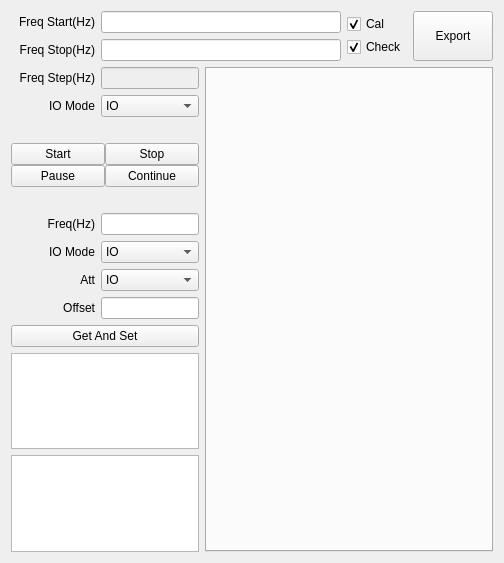
<?xml version="1.0" encoding="UTF-8"?>
<ui version="4.0">
 <class>QCalRXAttDlg</class>
 <widget class="QWidget" name="QCalRXAttDlg">
  <property name="geometry">
   <rect>
    <x>0</x>
    <y>0</y>
    <width>504</width>
    <height>563</height>
   </rect>
  </property>
  <property name="windowTitle">
   <string>Form</string>
  </property>
  <layout class="QVBoxLayout" name="verticalLayout_2" stretch="0,1">
   <item>
    <layout class="QHBoxLayout" name="horizontalLayout_2" stretch="10,0,1">
     <item>
      <layout class="QVBoxLayout" name="verticalLayoutFreqStarStop">
       <item>
        <layout class="QHBoxLayout" name="horizontalLayoutFreqStar">
         <item>
          <widget class="QLabel" name="labelFreqStar">
           <property name="sizePolicy">
            <sizepolicy hsizetype="Fixed" vsizetype="Fixed">
             <horstretch>0</horstretch>
             <verstretch>0</verstretch>
            </sizepolicy>
           </property>
           <property name="minimumSize">
            <size>
             <width>84</width>
             <height>16</height>
            </size>
           </property>
           <property name="text">
            <string>Freq Start(Hz)</string>
           </property>
           <property name="alignment">
            <set>Qt::AlignRight|Qt::AlignTrailing|Qt::AlignVCenter</set>
           </property>
           <property name="buddy">
            <cstring>lineEditFreqStar</cstring>
           </property>
          </widget>
         </item>
         <item>
          <widget class="QLineEdit" name="lineEditFreqStar"/>
         </item>
        </layout>
       </item>
       <item>
        <layout class="QHBoxLayout" name="horizontalLayoutFreqStop">
         <item>
          <widget class="QLabel" name="labelFreqStop">
           <property name="sizePolicy">
            <sizepolicy hsizetype="Fixed" vsizetype="Fixed">
             <horstretch>0</horstretch>
             <verstretch>0</verstretch>
            </sizepolicy>
           </property>
           <property name="minimumSize">
            <size>
             <width>84</width>
             <height>16</height>
            </size>
           </property>
           <property name="text">
            <string>Freq Stop(Hz)</string>
           </property>
           <property name="alignment">
            <set>Qt::AlignRight|Qt::AlignTrailing|Qt::AlignVCenter</set>
           </property>
           <property name="buddy">
            <cstring>lineEditFreqStop</cstring>
           </property>
          </widget>
         </item>
         <item>
          <widget class="QLineEdit" name="lineEditFreqStop"/>
         </item>
        </layout>
       </item>
      </layout>
     </item>
     <item>
      <layout class="QVBoxLayout" name="verticalLayoutStarPaus_2">
       <property name="spacing">
        <number>0</number>
       </property>
       <item>
        <widget class="QCheckBox" name="checkBoxCal">
         <property name="sizePolicy">
          <sizepolicy hsizetype="Fixed" vsizetype="Fixed">
           <horstretch>0</horstretch>
           <verstretch>0</verstretch>
          </sizepolicy>
         </property>
         <property name="text">
          <string>Cal</string>
         </property>
         <property name="checked">
          <bool>true</bool>
         </property>
        </widget>
       </item>
       <item>
        <widget class="QCheckBox" name="checkBoxCheck">
         <property name="sizePolicy">
          <sizepolicy hsizetype="Fixed" vsizetype="Fixed">
           <horstretch>0</horstretch>
           <verstretch>0</verstretch>
          </sizepolicy>
         </property>
         <property name="text">
          <string>Check</string>
         </property>
         <property name="checked">
          <bool>true</bool>
         </property>
        </widget>
       </item>
      </layout>
     </item>
     <item>
      <widget class="QPushButton" name="pushButtonExport">
       <property name="sizePolicy">
        <sizepolicy hsizetype="Expanding" vsizetype="Expanding">
         <horstretch>0</horstretch>
         <verstretch>0</verstretch>
        </sizepolicy>
       </property>
       <property name="text">
        <string>Export</string>
       </property>
      </widget>
     </item>
    </layout>
   </item>
   <item>
    <layout class="QHBoxLayout" name="horizontalLayout" stretch="1,10">
     <item>
      <layout class="QVBoxLayout" name="verticalLayout">
       <item>
        <layout class="QHBoxLayout" name="horizontalLayoutFreqStep">
         <item>
          <widget class="QLabel" name="labelFreqStep">
           <property name="sizePolicy">
            <sizepolicy hsizetype="Fixed" vsizetype="Fixed">
             <horstretch>0</horstretch>
             <verstretch>0</verstretch>
            </sizepolicy>
           </property>
           <property name="minimumSize">
            <size>
             <width>84</width>
             <height>16</height>
            </size>
           </property>
           <property name="text">
            <string>Freq Step(Hz)</string>
           </property>
           <property name="alignment">
            <set>Qt::AlignRight|Qt::AlignTrailing|Qt::AlignVCenter</set>
           </property>
           <property name="buddy">
            <cstring>lineEditFreqStep</cstring>
           </property>
          </widget>
         </item>
         <item>
          <widget class="QLineEdit" name="lineEditFreqStep">
           <property name="enabled">
            <bool>false</bool>
           </property>
           <property name="sizePolicy">
            <sizepolicy hsizetype="Expanding" vsizetype="Fixed">
             <horstretch>0</horstretch>
             <verstretch>0</verstretch>
            </sizepolicy>
           </property>
           <property name="readOnly">
            <bool>true</bool>
           </property>
          </widget>
         </item>
        </layout>
       </item>
       <item>
        <layout class="QHBoxLayout" name="horizontalLayoutRefMethod_2" stretch="0,0">
         <item>
          <widget class="QLabel" name="labelCalIOMode">
           <property name="sizePolicy">
            <sizepolicy hsizetype="Fixed" vsizetype="Fixed">
             <horstretch>0</horstretch>
             <verstretch>0</verstretch>
            </sizepolicy>
           </property>
           <property name="minimumSize">
            <size>
             <width>84</width>
             <height>16</height>
            </size>
           </property>
           <property name="text">
            <string>IO Mode</string>
           </property>
           <property name="alignment">
            <set>Qt::AlignRight|Qt::AlignTrailing|Qt::AlignVCenter</set>
           </property>
           <property name="buddy">
            <cstring>lineEditFreqStep</cstring>
           </property>
          </widget>
         </item>
         <item>
          <widget class="QComboBox" name="comboBoxCalIOMode">
           <item>
            <property name="text">
             <string>IO</string>
            </property>
           </item>
           <item>
            <property name="text">
             <string>OUTPUT</string>
            </property>
           </item>
           <item>
            <property name="text">
             <string>IO+OUTPUT</string>
            </property>
           </item>
          </widget>
         </item>
        </layout>
       </item>
       <item>
        <spacer name="verticalSpacer1">
         <property name="orientation">
          <enum>Qt::Vertical</enum>
         </property>
         <property name="sizeType">
          <enum>QSizePolicy::Fixed</enum>
         </property>
         <property name="sizeHint" stdset="0">
          <size>
           <width>20</width>
           <height>20</height>
          </size>
         </property>
        </spacer>
       </item>
       <item>
        <layout class="QHBoxLayout" name="horizontalLayoutThreadCtrl">
         <property name="spacing">
          <number>0</number>
         </property>
         <item>
          <layout class="QVBoxLayout" name="verticalLayoutStarPaus">
           <property name="spacing">
            <number>0</number>
           </property>
           <item>
            <widget class="QPushButton" name="pushButtonStar">
             <property name="sizePolicy">
              <sizepolicy hsizetype="Expanding" vsizetype="Fixed">
               <horstretch>0</horstretch>
               <verstretch>0</verstretch>
              </sizepolicy>
             </property>
             <property name="text">
              <string>Start</string>
             </property>
            </widget>
           </item>
           <item>
            <widget class="QPushButton" name="pushButtonPaus">
             <property name="sizePolicy">
              <sizepolicy hsizetype="Expanding" vsizetype="Fixed">
               <horstretch>0</horstretch>
               <verstretch>0</verstretch>
              </sizepolicy>
             </property>
             <property name="text">
              <string>Pause</string>
             </property>
            </widget>
           </item>
          </layout>
         </item>
         <item>
          <layout class="QVBoxLayout" name="verticalLayoutStopCont">
           <property name="spacing">
            <number>0</number>
           </property>
           <item>
            <widget class="QPushButton" name="pushButtonStop">
             <property name="sizePolicy">
              <sizepolicy hsizetype="Expanding" vsizetype="Fixed">
               <horstretch>0</horstretch>
               <verstretch>0</verstretch>
              </sizepolicy>
             </property>
             <property name="text">
              <string>Stop</string>
             </property>
            </widget>
           </item>
           <item>
            <widget class="QPushButton" name="pushButtonCont">
             <property name="sizePolicy">
              <sizepolicy hsizetype="Expanding" vsizetype="Fixed">
               <horstretch>0</horstretch>
               <verstretch>0</verstretch>
              </sizepolicy>
             </property>
             <property name="text">
              <string>Continue</string>
             </property>
            </widget>
           </item>
          </layout>
         </item>
        </layout>
       </item>
       <item>
        <spacer name="verticalSpacer2">
         <property name="orientation">
          <enum>Qt::Vertical</enum>
         </property>
         <property name="sizeType">
          <enum>QSizePolicy::Fixed</enum>
         </property>
         <property name="sizeHint" stdset="0">
          <size>
           <width>20</width>
           <height>20</height>
          </size>
         </property>
        </spacer>
       </item>
       <item>
        <layout class="QHBoxLayout" name="horizontalLayoutFreq">
         <item>
          <widget class="QLabel" name="labelFreq">
           <property name="sizePolicy">
            <sizepolicy hsizetype="Fixed" vsizetype="Fixed">
             <horstretch>0</horstretch>
             <verstretch>0</verstretch>
            </sizepolicy>
           </property>
           <property name="minimumSize">
            <size>
             <width>84</width>
             <height>16</height>
            </size>
           </property>
           <property name="text">
            <string>Freq(Hz)</string>
           </property>
           <property name="alignment">
            <set>Qt::AlignRight|Qt::AlignTrailing|Qt::AlignVCenter</set>
           </property>
           <property name="buddy">
            <cstring>lineEditFreq</cstring>
           </property>
          </widget>
         </item>
         <item>
          <widget class="QLineEdit" name="lineEditFreq">
           <property name="sizePolicy">
            <sizepolicy hsizetype="Expanding" vsizetype="Fixed">
             <horstretch>0</horstretch>
             <verstretch>0</verstretch>
            </sizepolicy>
           </property>
          </widget>
         </item>
        </layout>
       </item>
       <item>
        <layout class="QHBoxLayout" name="horizontalLayoutDC_Q_2">
         <item>
          <widget class="QLabel" name="labelIOMode">
           <property name="sizePolicy">
            <sizepolicy hsizetype="Fixed" vsizetype="Fixed">
             <horstretch>0</horstretch>
             <verstretch>0</verstretch>
            </sizepolicy>
           </property>
           <property name="minimumSize">
            <size>
             <width>84</width>
             <height>16</height>
            </size>
           </property>
           <property name="text">
            <string>IO Mode</string>
           </property>
           <property name="alignment">
            <set>Qt::AlignRight|Qt::AlignTrailing|Qt::AlignVCenter</set>
           </property>
          </widget>
         </item>
         <item>
          <widget class="QComboBox" name="comboBoxIOMode">
           <item>
            <property name="text">
             <string>IO</string>
            </property>
           </item>
           <item>
            <property name="text">
             <string>OUTPUT</string>
            </property>
           </item>
          </widget>
         </item>
        </layout>
       </item>
       <item>
        <layout class="QHBoxLayout" name="horizontalLayoutDC_I">
         <item>
          <widget class="QLabel" name="labelAtt">
           <property name="sizePolicy">
            <sizepolicy hsizetype="Fixed" vsizetype="Fixed">
             <horstretch>0</horstretch>
             <verstretch>0</verstretch>
            </sizepolicy>
           </property>
           <property name="minimumSize">
            <size>
             <width>84</width>
             <height>16</height>
            </size>
           </property>
           <property name="text">
            <string>Att</string>
           </property>
           <property name="alignment">
            <set>Qt::AlignRight|Qt::AlignTrailing|Qt::AlignVCenter</set>
           </property>
          </widget>
         </item>
         <item>
          <widget class="QComboBox" name="comboBoxAtt">
           <item>
            <property name="text">
             <string>IO</string>
            </property>
           </item>
           <item>
            <property name="text">
             <string>OUTPUT</string>
            </property>
           </item>
          </widget>
         </item>
        </layout>
       </item>
       <item>
        <layout class="QHBoxLayout" name="horizontalLayoutFreq_2">
         <item>
          <widget class="QLabel" name="labelOffset">
           <property name="sizePolicy">
            <sizepolicy hsizetype="Fixed" vsizetype="Fixed">
             <horstretch>0</horstretch>
             <verstretch>0</verstretch>
            </sizepolicy>
           </property>
           <property name="minimumSize">
            <size>
             <width>84</width>
             <height>16</height>
            </size>
           </property>
           <property name="text">
            <string>Offset</string>
           </property>
           <property name="alignment">
            <set>Qt::AlignRight|Qt::AlignTrailing|Qt::AlignVCenter</set>
           </property>
           <property name="buddy">
            <cstring>lineEditFreq</cstring>
           </property>
          </widget>
         </item>
         <item>
          <widget class="QLineEdit" name="lineEditOffset">
           <property name="sizePolicy">
            <sizepolicy hsizetype="Expanding" vsizetype="Fixed">
             <horstretch>0</horstretch>
             <verstretch>0</verstretch>
            </sizepolicy>
           </property>
          </widget>
         </item>
        </layout>
       </item>
       <item>
        <widget class="QPushButton" name="pushButtonGetSet">
         <property name="sizePolicy">
          <sizepolicy hsizetype="Expanding" vsizetype="Fixed">
           <horstretch>0</horstretch>
           <verstretch>0</verstretch>
          </sizepolicy>
         </property>
         <property name="text">
          <string>Get And Set</string>
         </property>
        </widget>
       </item>
       <item>
        <widget class="QTableView" name="tableViewAttOP"/>
       </item>
       <item>
        <widget class="QTableView" name="tableViewAttIO"/>
       </item>
      </layout>
     </item>
     <item>
      <widget class="QCalR1CRXAttTabWidget" name="tabWidget"/>
     </item>
    </layout>
   </item>
  </layout>
 </widget>
 <customwidgets>
  <customwidget>
   <class>QCalR1CRXAttTabWidget</class>
   <extends>QTabWidget</extends>
   <header>q_cal_rx_att_tabwidget.h</header>
   <container>1</container>
  </customwidget>
 </customwidgets>
 <resources/>
 <connections/>
</ui>
